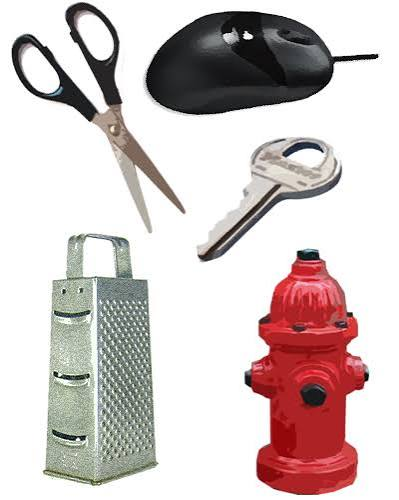
#> input picture images/image.jpg, 399 x 500 px
$ python lesson4.py
#> lines starting #> are read from the running program, lines starting #| are printed output that depends on the picture; after the words box and inside, x2 and y2 are one past the last pixel; in counts of white or black regions, pixels touching at a corner belong together
# ==========================================
# Lesson 4 - Image Filtering
# ==========================================

# General Noise
#        │
#        ▼
# Gaussian Blur

# ------------------------

# Salt & Pepper Noise
#        │
#        ▼
# Median Blur

# ------------------------

# General Noise + Preserve Edges
#        │
#        ▼
# Bilateral Filter

import cv2


# ==========================================
# Load Image
# ==========================================

# Read the image from disk
image = cv2.imread("../images/image.jpg")
#> image is the input picture: shape (500, 399, 3); mean B, G, R 196.7, 197.8, 209.7

# Optional Resize
# image = cv2.resize(image, (400, 300))


# ==========================================
# Topic 1 - Gaussian Blur
# ==========================================

# Apply Gaussian Blur
# blurred = cv2.GaussianBlur(image, (5, 5), 0)

# Parameters:
# (5,5) -> Kernel Size
#         Smaller Kernel (3x3)  -> Less Blur
#         Medium Kernel (5x5)   -> Moderate Blur
#         Large Kernel (9x9)    -> More Blur
#         Very Large (15x15+)   -> Heavy Blur
#
# 0 -> Sigma
#      OpenCV automatically calculates Sigma
#
# blurred = cv2.resize(blurred, (600, 400))

# Display Images
# cv2.imshow("Original Image", image)
# cv2.imshow("Gaussian Blur", blurred)


# ==========================================
# Topic 2 - Median Blur
# ==========================================

# Apply Median Blur
# Removes Salt & Pepper Noise

# median = cv2.medianBlur(image, 9)

# Parameters:
# 3  -> Light Noise Removal
# 5  -> Moderate Noise Removal
# 9  -> Strong Noise Removal
# 15 -> Heavy Noise Removal
#
# Kernel Size must always be Odd.

# Display Image
# cv2.imshow("Median Blur", median)


# ==========================================
# Topic 3 - Bilateral Filter
# ==========================================

# Apply Bilateral Filter
# Removes Noise while Preserving Edges

# bilateral = cv2.bilateralFilter(image, 9, 75, 75)

# Parameters:
#
# 9
# Diameter (d)
# Number of neighbouring pixels considered.
#
# Smaller d -> Faster, Less Smoothing
# Larger d  -> More Smoothing

# 75
# Sigma Color
# Controls colour similarity.
#
# Smaller Value -> Preserve more colours
# Larger Value  -> More colour smoothing
#
# 75
# Sigma Space
# Controls spatial distance.
#
# Smaller Value -> Nearby pixels only
# Larger Value  -> Distant pixels also influence

# Display Image
# cv2.imshow("Bilateral Filter", bilateral)


# ==========================================
# Topic 4 - Thresholding
# ==========================================

# Convert Image to Grayscale
gray = cv2.cvtColor(image, cv2.COLOR_BGR2GRAY)
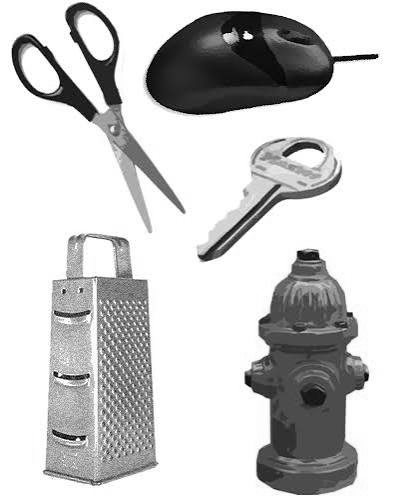
#> gray: shape (500, 399); min 0, max 255, mean 201.3

# Apply Binary Threshold

ret, binary = cv2.threshold(
    gray,
    127,
    255,
    cv2.THRESH_BINARY
)
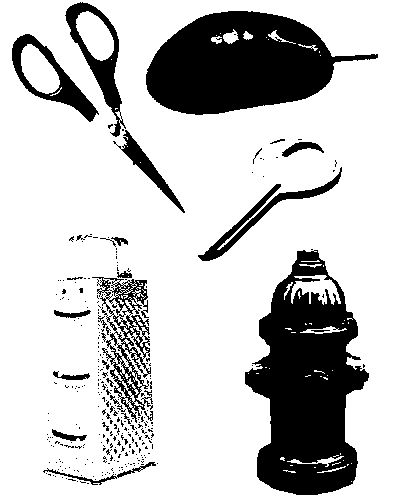
#> binary: shape (500, 399); 77.6% white; 305 black regions (277 under 20 px), largest, box (x1, y1, x2, y2) and area: (245, 250, 369, 495) 17989, (146, 11, 378, 115) 14814, (92, 277, 153, 423) 2748

# Parameters:
#
# 127 -> Threshold Value
# Pixels >= 127 become White
# Pixels < 127 become Black
#
# 255 -> Maximum Pixel Value

# Display Images
cv2.imshow("Grayscale", gray)
cv2.imshow("Binary", binary)


# ==========================================
# Topic 5 - Canny Edge Detection
# ==========================================

# Detect Edges

edges = cv2.Canny(gray, 100, 200)
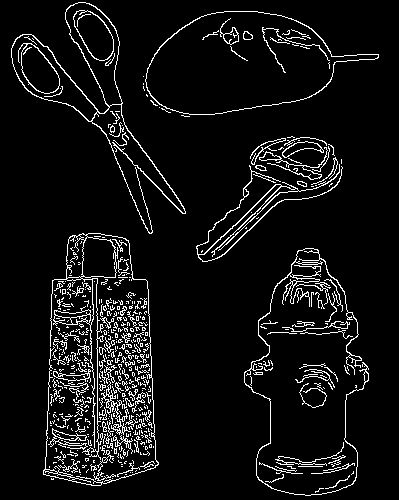
#> edges: shape (500, 399); 7% white in thin lines or dots

# Parameters:

# 100 -> Lower Threshold
# 200 -> Upper Threshold

# Smaller Thresholds -> More Edges
# Larger Thresholds  -> Fewer Edges

# Display Image
cv2.imshow("Canny Edge Detection", edges)


# Processing Pipeline
#
# Original Image
#       │
#       ▼
# Grayscale
#       │
#       ▼
# Threshold
#       │
#       ▼
# Binary Image
#       │
#       ▼
# Find Contours


# ==========================================
# Topic 6 - Contours
# ==========================================

# Find Contours

contours, hierarchy = cv2.findContours(
    binary,
    cv2.RETR_EXTERNAL,
    cv2.CHAIN_APPROX_SIMPLE
)
#> contours = [[[0, 0], [0, 499], [398, 499], [398, 0]]]

# Contour Retrieval Mode
#
# RETR_EXTERNAL
# Returns only the outermost contours.
#
# CHAIN_APPROX_SIMPLE
# Compresses contour points to save memory.

# Create Copy of Original Image

contour_image = image.copy()

# Print Number of Contours
# print(len(contours))

# Draw Contours

cv2.drawContours(
    contour_image,
    contours,
    -1,
    (0, 255, 0),
    2
)
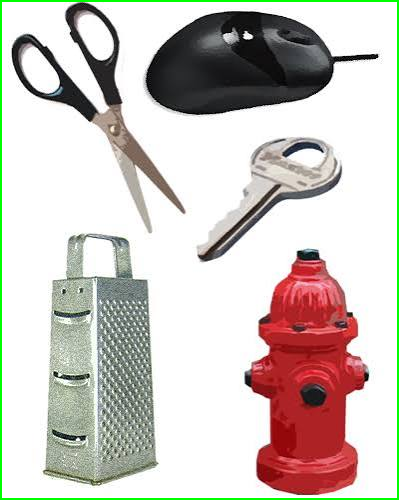
#> contour_image: shape (500, 399, 3); 1.79% of pixels changed, all inside (x1, y1, x2, y2) = (0, 0, 399, 500)

# Parameters:
#
# contour_image -> Image on which contours are drawn
# contours      -> List of detected contours
# -1            -> Draw all contours
# (0,255,0)     -> Green Colour (BGR)
# 2             -> Thickness

# Display Image
cv2.imshow("Contours", contour_image)


# ==========================================
# Topic 7 - Morphological Operations
# ==========================================

# Create Structuring Element (Kernel)

kernel = cv2.getStructuringElement(
    cv2.MORPH_RECT,
    (5, 5)
)

# Parameters:
#
# MORPH_RECT
# Creates a Rectangular Kernel.
#
# (5,5)
# Kernel Size
#
# 3x3  -> Less Erosion / Dilation
# 5x5  -> Moderate Erosion / Dilation
# 9x9  -> Strong Erosion / Dilation
# 15x15 -> Very Strong Erosion / Dilation

# ------------------------------------------
# Erosion
# ------------------------------------------

# eroded = cv2.erode(
#     binary,
#     kernel,
#     iterations=1
# )

# Iterations:
#
# 1 -> Apply Once
# 2 -> Apply Twice
# 3 -> Stronger Erosion
# 5 -> Very Strong Erosion
#
# More Iterations
# ↓
# Smaller White Objects

# cv2.imshow("Eroded Image", eroded)


# ------------------------------------------
# Dilation
# ------------------------------------------

dilated = cv2.dilate(
    binary,
    kernel,
    iterations=1
)
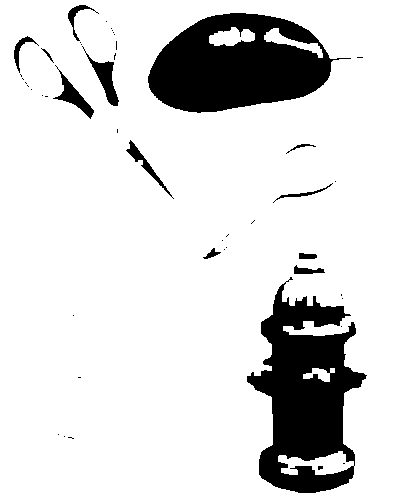
#> dilated: shape (500, 399); 85.5% white; 47 black regions (34 under 20 px), largest, box (x1, y1, x2, y2) and area: (247, 277, 367, 493) 13604, (148, 13, 351, 113) 12745, (82, 46, 119, 106) 618

# More Iterations
# ↓
# Larger White Objects
#
# Small Gaps Get Filled
# Thin Objects Become Thicker

cv2.imshow("Dilated Image", dilated)


# ==========================================
# Exit Program
# ==========================================

cv2.waitKey(0)
cv2.destroyAllWindows()
